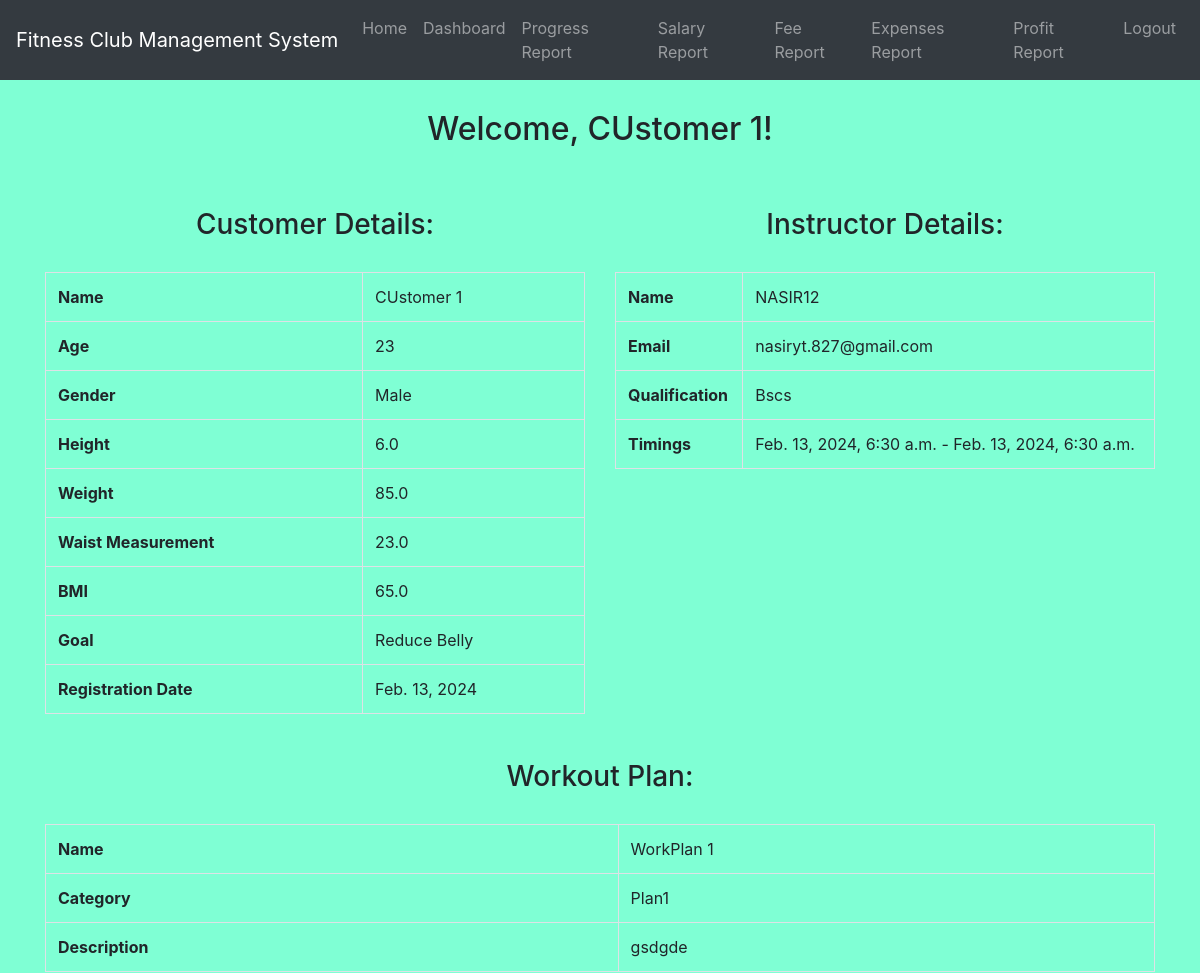
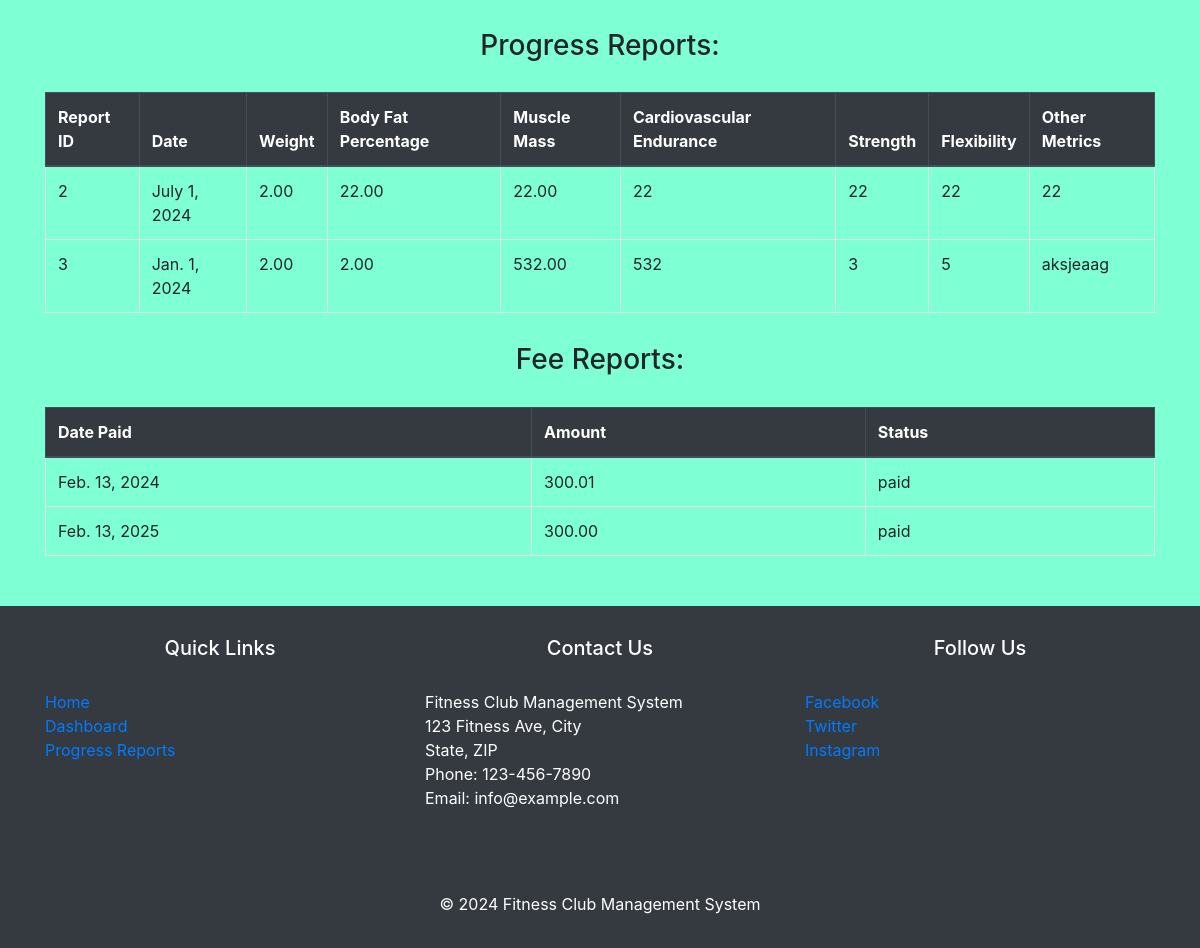
The app's page /customer/dashboard/ (signed in) with its own data (2 pictures, top to bottom).
### myapp/models.py (models this page shows, shortened)
class Customer(models.Model):
    customer_id = models.AutoField(primary_key=True)
    username = models.CharField(max_length=150, unique=True)
    email = models.EmailField(max_length=150, unique=True, default='example@example.com')
    password = models.CharField(max_length=128)
    name = models.CharField(max_length=100)
    age = models.IntegerField()
    GENDER_CHOICES = [
        ('M', 'Male'),
        ('F', 'Female'),
        ('O', 'Other')
    ]
    gender = models.CharField(max_length=1, choices=GENDER_CHOICES)
    height = models.FloatField()
    weight = models.FloatField()
    waist_measurement = models.FloatField()
    BMI = models.FloatField()
    goal = models.CharField(max_length=100)
    workout_plan = models.ForeignKey(WorkoutPlan, on_delete=models.SET_NULL, null=True)
    registration_date = models.DateField(auto_now_add=True)

class WorkoutPlan(models.Model):
    workout_id = models.AutoField(primary_key=True)
    name = models.CharField(max_length=100)
    category = models.CharField(max_length=100)
    description = models.TextField()
    instructor = models.ForeignKey(Instructor, on_delete=models.CASCADE)

class Instructor(models.Model):
    instructor_id = models.AutoField(primary_key=True)
    username = models.CharField(max_length=150, unique=True)
    email = models.EmailField(max_length=150, unique=True, default='example@example.com')
    password = models.CharField(max_length=128)
    name = models.CharField(max_length=100)
    qualification = models.CharField(max_length=100)
    timings_from = models.DateTimeField()
    timings_to = models.DateTimeField()

class ProgressReport(models.Model):
    report_id = models.AutoField(primary_key=True)
    customer = models.ForeignKey(Customer, on_delete=models.CASCADE)
    instructor = models.ForeignKey(Instructor, on_delete=models.CASCADE)
    date = models.DateField()
    weight = models.DecimalField(max_digits=5, decimal_places=2)
    body_fat_percentage = models.DecimalField(max_digits=5, decimal_places=2)
    muscle_mass = models.DecimalField(max_digits=5, decimal_places=2)
    cardiovascular_endurance = models.PositiveIntegerField()
    strength = models.PositiveIntegerField()
    flexibility = models.PositiveIntegerField()
    other_metrics = models.TextField(blank=True, null=True)

class FeeReport(models.Model):
    fee_report_id = models.AutoField(primary_key=True)
    customer = models.ForeignKey('Customer', on_delete=models.CASCADE)
    amount = models.DecimalField(max_digits=10, decimal_places=2, validators=[MinValueValidator(0)])
    date_paid = models.DateField()
    STATUS_CHOICES = [
        ('paid', 'Paid'),
        ('unpaid', 'Unpaid')
    ]
    status = models.CharField(max_length=10, choices=STATUS_CHOICES)

### myapp/views.py (the view)
# urls.py: path('customer/dashboard/', views.customer_dashboard, name='customer_dashboard'),
def customer_dashboard(request):
    customer_id = request.session.get('customer_id')
    if customer_id:
        try:
            customer = Customer.objects.get(pk=customer_id)
            progress_reports = ProgressReport.objects.filter(customer=customer)
            fee_reports = FeeReport.objects.filter(customer=customer)
            return render(request, 'customer_dashboard.html', {'customer': customer, 'progress_reports': progress_reports, 'fee_reports': fee_reports})
        except Customer.DoesNotExist:
            return redirect('customer_login')
    else:
        return redirect('customer_login')

### myapp/templates/customer_dashboard.html (shortened to what this page needs)
{% extends 'base.html' %}
{% block content %}
    <div class="container">
        <h2>Welcome, {{ customer.name }}!</h2>
        <div class="row">
            <div class="col-md-6">
                <h3>Customer Details:</h3>
                <table class="table table-bordered">
                    <tr>
                        <th>Name</th>
                        <td>{{ customer.name }}</td>
                    </tr>
                    <tr>
                        <th>Age</th>
                        <td>{{ customer.age }}</td>
                    </tr>
                    <tr>
                        <th>Gender</th>
                        <td>{{ customer.get_gender_display }}</td>
                    </tr>
                    <tr>
                        <th>Height</th>
                        <td>{{ customer.height }}</td>
                    </tr>
                    <tr>
                        <th>Weight</th>
                        <td>{{ customer.weight }}</td>
                    </tr>
                    <tr>
                        <th>Waist Measurement</th>
                        <td>{{ customer.waist_measurement }}</td>
                    </tr>
                    <tr>
                        <th>BMI</th>
                        <td>{{ customer.BMI }}</td>
                    </tr>
                    <tr>
                        <th>Goal</th>
                        <td>{{ customer.goal }}</td>
                    </tr>
                    <tr>
                        <th>Registration Date</th>
                        <td>{{ customer.registration_date }}</td>
                    </tr>
                </table>
            </div>
            <div class="col-md-6">
                <h3>Instructor Details:</h3>
                <table class="table table-bordered">
                    <tr>
                        <th>Name</th>
                        <td>{{ customer.workout_plan.instructor.name }}</td>
                    </tr>
                    <tr>
                        <th>Email</th>
                        <td>{{ customer.workout_plan.instructor.email }}</td>
                    </tr>
                    <tr>
                        <th>Qualification</th>
                        <td>{{ customer.workout_plan.instructor.qualification }}</td>
                    </tr>
                    <tr>
                        <th>Timings</th>
                        <td>{{ customer.workout_plan.instructor.timings_from }} - {{ customer.workout_plan.instructor.timings_to }}</td>
                    </tr>
                </table>
            </div>
        </div>
        <h3>Workout Plan:</h3>
        <table class="table table-bordered">
            <tr>
                <th>Name</th>
                <td>{{ customer.workout_plan.name }}</td>
            </tr>
            <tr>
                <th>Category</th>
                <td>{{ customer.workout_plan.category }}</td>
            </tr>
            <tr>
                <th>Description</th>
                <td>{{ customer.workout_plan.description }}</td>
            </tr>
        </table>
        <h3>Progress Reports:</h3>
        <table class="table table-bordered">
            <thead class="thead-dark">
                <tr>
                    <th>Report ID</th>
                    <th>Date</th>
                    <th>Weight</th>
                    <th>Body Fat Percentage</th>
                    <th>Muscle Mass</th>
                    <th>Cardiovascular Endurance</th>
                    <th>Strength</th>
                    <th>Flexibility</th>
                    <th>Other Metrics</th>
                </tr>
            </thead>
            <tbody>
                {% for progress_report in progress_reports %}
                    <tr>
                        <td>{{ progress_report.report_id }}</td>
                        <td>{{ progress_report.date }}</td>
                        <td>{{ progress_report.weight }}</td>
                        <td>{{ progress_report.body_fat_percentage }}</td>
                        <td>{{ progress_report.muscle_mass }}</td>
                        <td>{{ progress_report.cardiovascular_endurance }}</td>
                        <td>{{ progress_report.strength }}</td>
                        <td>{{ progress_report.flexibility }}</td>
                        <td>{{ progress_report.other_metrics }}</td>
                    </tr>
                {% empty %}
                    <tr>
                        <td colspan="9">No progress reports available.</td>
                    </tr>
                {% endfor %}
            </tbody>
        </table>
        <h3>Fee Reports:</h3>
        <table class="table table-bordered">
            <thead class="thead-dark">
                <tr>
                    <th>Date Paid</th>
                    <th>Amount</th>
                    <th>Status</th>
                </tr>
            </thead>
            <tbody>
                {% for fee_report in fee_reports %}
                    <tr>
                        <td>{{ fee_report.date_paid }}</td>
                        <td>{{ fee_report.amount }}</td>
                        <td>{{ fee_report.status }}</td>
                    </tr>
                {% empty %}
                    <tr>
                        <td colspan="3">No fee reports available.</td>
                    </tr>
                {% endfor %}
            </tbody>
        </table>
    </div>
{% endblock %}

### records on screen
Customer: name "CUstomer 1", age "23", gender "Male", height "6.0", weight "85.0", waist_measurement "23.0", BMI "65.0", goal "Reduce Belly", registration_date "Feb. 13, 2024", workout_plan.instructor.name "NASIR12", workout_plan.instructor.email "nasiryt.827@gmail.com", workout_plan.instructor.qualification "Bscs", workout_plan.instructor.timings_from "Feb. 13, 2024, 6:30 a.m.", workout_plan.instructor.timings_to "Feb. 13, 2024, 6:30 a.m.", workout_plan.name "WorkPlan 1", workout_plan.category "Plan1", workout_plan.description "gsdgde"
ProgressReport: report_id "2", date "July 1, 2024", weight "2.00", body_fat_percentage "22.00", muscle_mass "22.00", cardiovascular_endurance "22", strength "22", flexibility "22", other_metrics "22"
ProgressReport: report_id "3", date "Jan. 1, 2024", weight "2.00", body_fat_percentage "2.00", muscle_mass "532.00", cardiovascular_endurance "532", strength "3", flexibility "5", other_metrics "aksjeaag"
FeeReport: date_paid "Feb. 13, 2024", amount "300.01", status "paid"
FeeReport: date_paid "Feb. 13, 2025", amount "300.00", status "paid"
